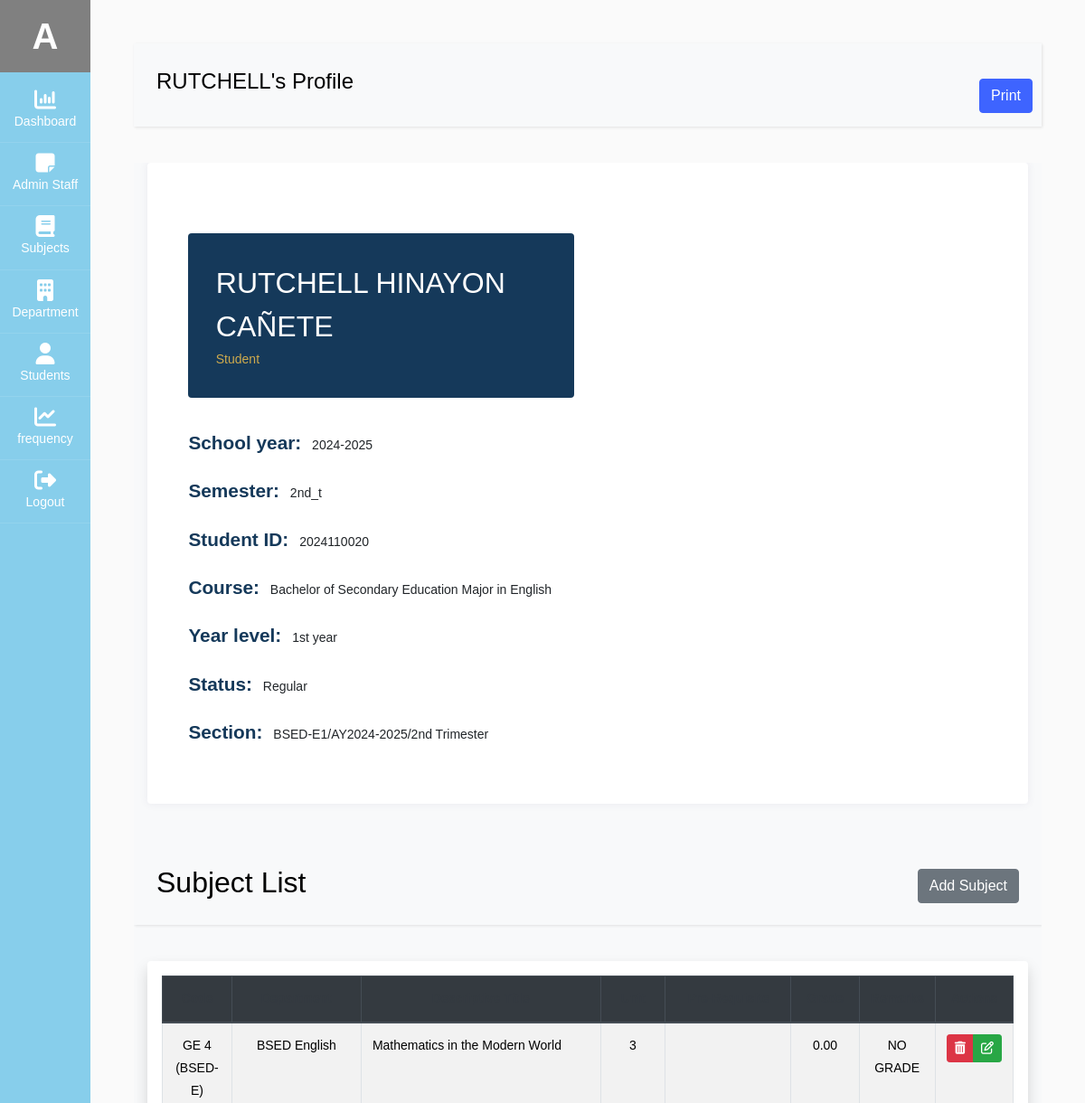
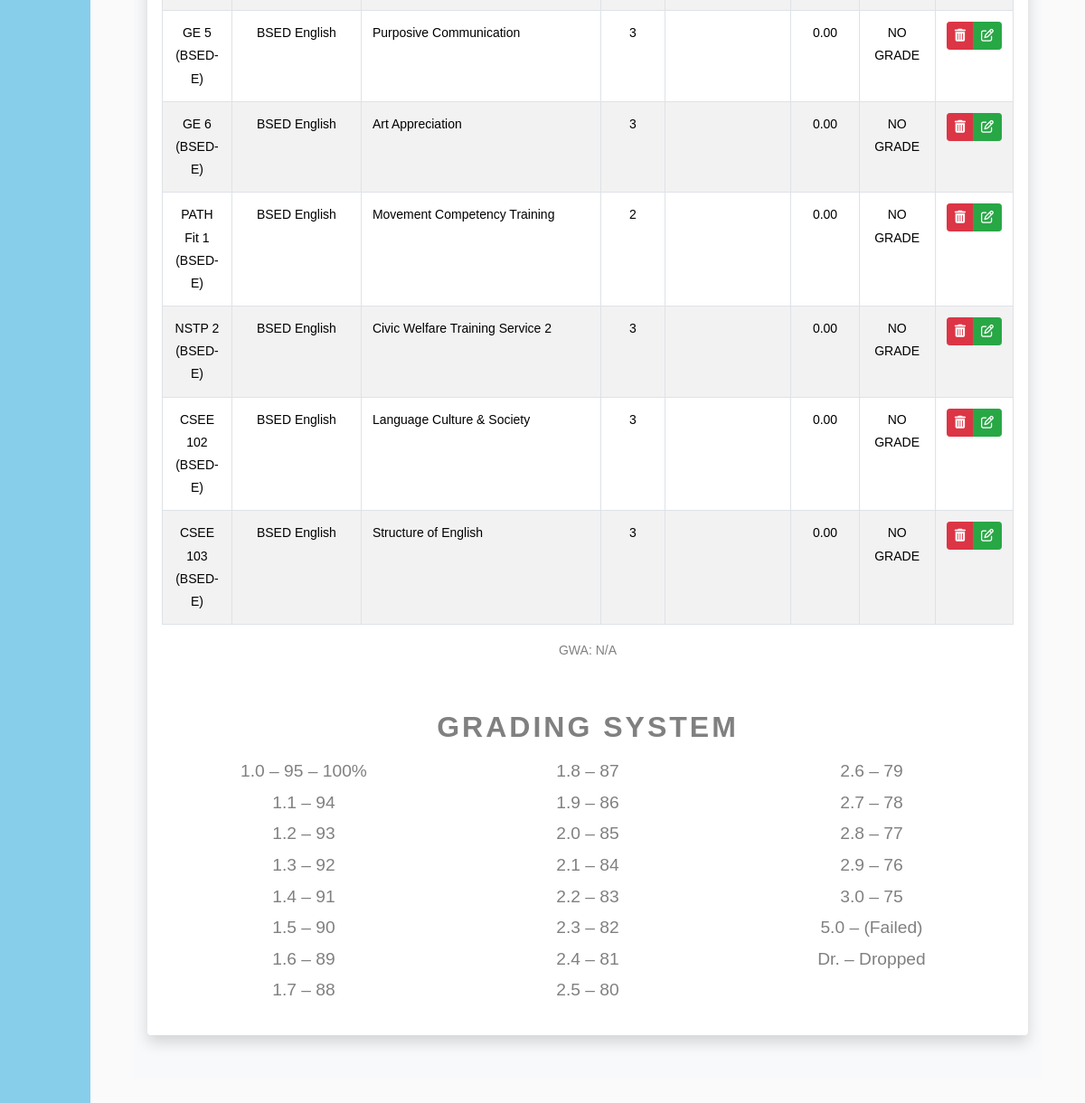
The page /admin/view_student_info.php?stud_id=2024110020 (signed in) on the database its author committed (2 pictures, top to bottom).
### tables this page shows
CREATE TABLE `user` (
  `admin_id` int(11) NOT NULL,
  `fname` varchar(60) NOT NULL,
  `mname` varchar(60) DEFAULT NULL,
  `lname` varchar(60) NOT NULL,
  `email` varchar(100) NOT NULL,
  `username` varchar(100) NOT NULL,
  `password` varchar(100) NOT NULL,
  `type` varchar(20) NOT NULL,
  `profile_img` varchar(255) DEFAULT NULL,
  `status` int(11) NOT NULL DEFAULT 1
);

CREATE TABLE `student` (
  `stud_id` int(11) NOT NULL,
  `stud_course` text NOT NULL,
  `stud_fname` varchar(60) NOT NULL,
  `stud_mname` varchar(60) DEFAULT NULL,
  `stud_lname` varchar(60) NOT NULL,
  `stud_phone` varchar(60) NOT NULL,
  `stud_bday` date NOT NULL,
  `stud_address` varchar(60) NOT NULL,
  `stud_gender` varchar(60) NOT NULL,
  `stud_year_level` varchar(60) NOT NULL,
  `stud_section` varchar(60) NOT NULL,
  `stud_sem` varchar(60) NOT NULL,
  `stud_academic_status` varchar(60) NOT NULL,
  `stud_school_year` varchar(255) NOT NULL,
  `stud_status` int(11) NOT NULL DEFAULT 1
);

CREATE TABLE `student_subject` (
  `ss_id` int(11) NOT NULL,
  `ss_stud_id` int(11) NOT NULL,
  `ss_subject_id` int(11) NOT NULL,
  `ss_final_grade` decimal(10,2) NOT NULL
);

CREATE TABLE `subject` (
  `subject_id` int(11) NOT NULL,
  `sub_dept_id` int(11) NOT NULL,
  `course_code` varchar(60) NOT NULL,
  `descriptive_title` text NOT NULL,
  `units` int(11) NOT NULL,
  `pre_requisite` varchar(60) NOT NULL,
  `for_year_level` varchar(60) NOT NULL
);

CREATE TABLE `department` (
  `dept_id` int(11) NOT NULL,
  `dept_name` varchar(60) NOT NULL,
  `dept_description` varchar(500) DEFAULT NULL,
  `dept_status` varchar(60) NOT NULL DEFAULT '1'
);

### db/db.php (called while the page is built, shortened)
<?php
class db_connect
{
    public $host = db_host;
    public $user = db_user;
    public $pass = db_pass;
    public $name = db_name;
    public function connect()
    {
        try {
            $this->conn = new mysqli($this->host, $this->user, $this->pass, $this->name);
        } catch (\Throwable $th) {
            header("Location:setup.php");
        }
    }
}

### db/class.php (called while the page is built, shortened)
<?php
include('db.php');
class global_class extends db_connect
{
    public function get_student_info($stud_id)
    {
        $query = $this->conn->prepare("SELECT * FROM `student` where stud_status='1' and stud_id='$stud_id'");
        if ($query->execute()) {
            $result = $query->get_result();
            return $result;
        }
    }
    public function get_user_info($admin_id)
    {
        $query = $this->conn->prepare("SELECT * FROM `user` where status='1' AND admin_id =$admin_id");
        if ($query->execute()) {
            $result = $query->get_result();
            return $result;
        }
    }
    public function getAllSubjectsForSpecificStudent($stud_id)
    {
        $queryStr = "
            SELECT * FROM student_subject AS ss
            LEFT JOIN subject AS s ON ss.ss_subject_id = s.subject_id
            LEFT JOIN student AS stud ON stud.stud_id = ss.ss_stud_id
            LEFT JOIN department AS dept ON dept.dept_id = s.sub_dept_id
            WHERE stud.stud_id = $stud_id
        ";
        $result = $this->conn->query($queryStr);
        if ($result) {
            return $result;
        } else {
            return false;
        }
    }
}

### admin/view_student_info.php (the view, shortened to what this page needs)
<?php
include('../components/admin-header.php');
$stud_id=$_GET['stud_id'];
 $get_student_info = $admin_db->get_student_info($stud_id);
  $student = $get_student_info->fetch_array();
  $fullname = $student['stud_fname'] . ' ' . $student['stud_mname'] . ' ' . $student['stud_lname'];
  $stud_course=$student['stud_course'];
  $stud_year_level=$student['stud_year_level'];
  $stud_sy=$student['stud_school_year'];
  $stud_sem=$student['stud_sem'];
  $stud_academic_status=$student['stud_academic_status'];
  $stud_section=$student['stud_section'];
?>
<link rel="stylesheet" href="../css/view_student_info.css">
<link rel="stylesheet" href="../css/grading_layout.css">
<link href="../node_modules/select2/dist/css/select2.min.css" rel="stylesheet" />
<div id="content" class="p-4 p-md-5">
<nav class="navbar navbar-expand-lg navbar-light bg-light" >
  <div class="container-fluid" >
    <h4><?=ucfirst($student['stud_fname']);?>'s Profile</h4>
  </div>
                            <div class="text-center mt-4">
                                <button class="btn btn-primary print-hidden" onclick="printContent()">Print</button>
                            </div>
</nav>
    <section class="bg-light">
        <div class="container resume-container" >
            <div class="row" >
                <div class="col-lg-12 mb-4 mb-sm-5" >
                    <div class="card card-style1 border-0" >
                        <div class="card-body p-1-9 p-sm-2-3 p-md-6 p-lg-7"  >
                            <div class="container mt-5" id="print-section" >
                                <div class="row align-items-center">
                                    <div class="col-lg-6 px-xl-10">
                                        <div class="bg-secondary d-lg-inline-block py-1-9 px-1-9 px-sm-6 mb-1-9 rounded group1">
                                            <h3 class="h2 text-white mb-0 fullname"><?= ucfirst($fullname) ?></h3>
                                            <span class="text-primary occupation">Student</span>
                                        </div>
                                        <ul class="list-unstyled mb-1-9">
                                            <li class="mb-2 mb-xl-3 display-28"><span class="display-26 text-secondary me-2 font-weight-600">School year:</span> <?= ucfirst($stud_sy) ?></li>
                                            <li class="mb-2 mb-xl-3 display-28"><span class="display-26 text-secondary me-2 font-weight-600">Semester:</span> <?=$stud_sem?></li>
                                            <li class="mb-2 mb-xl-3 display-28"><span class="display-26 text-secondary me-2 font-weight-600">Student ID:</span> <?= $stud_id ?></li>
                                            <li class="mb-2 mb-xl-3 display-28"><span class="display-26 text-secondary me-2 font-weight-600">Course:</span> <?=$stud_course?></li>
                                            <li class="mb-2 mb-xl-3 display-28"><span class="display-26 text-secondary me-2 font-weight-600">Year level:</span> <?=$stud_year_level?></li>
                                            <li class="mb-2 mb-xl-3 display-28"><span class="display-26 text-secondary me-2 font-weight-600">Status:</span> <?=$stud_academic_status?></li>
                                            <li class="mb-2 mb-xl-3 display-28"><span class="display-26 text-secondary me-2 font-weight-600">Section:</span> <?=$stud_section?></li>
                                        </ul>
                                    </div>
                                </div>
                            </div>
                        </div>
                    </div>
                </div>
            </div>
        </div>
    </section>
<section class="bg-light">
    <div class="container">
        <div class="row">
        <nav class="navbar navbar-expand-lg navbar-light bg-light" >
            <div class="container-fluid " >
              <h2> Subject List</h2>
              <button type="button" class="togglerAddSubjectForStudent btn btn-secondary" data-toggle="modal" data-target=".add-StudentSubject-modal" data-stud_id="<?=$stud_id?>">Add Subject</button>
            </div>
        </nav>
            <div class="container" id="listGrade">
            <div class="table-responsive shadow p-3 mb-5 bg-white rounded">
    <table id="myTable" class="table table-striped table-bordered table-hover">
        <thead class="thead-dark ">
            <tr>
                <th class="col-md-1 text-center text-dark">Code</th>
                <th class="col-md-2 text-center text-dark">Department</th>
                <th class="col-md-4 text-center text-dark">Descriptive Title</th>
                <th class="col-md-1 text-center text-dark">Unit</th>
                <th class="col-md-2 text-center text-dark">Pre-Requisite</th>
                <th class="col-md-1 text-center text-dark">Grade</th>
                <th class="col-md-1 text-center text-dark">Remarks</th>
                <th class="col-md-2 text-center text-dark">Actions</th>
            </tr>
        </thead>
        <tbody>
            <?php
            $get_subject = $admin_db->getAllSubjectsForSpecificStudent($stud_id);
            $total_weighted_grade = 0;
            $total_units = 0;
            while ($subject = $get_subject->fetch_array()):
                if($subject['ss_final_grade']<=0){
                    $grade="NO GRADE";
                }else if($subject['ss_final_grade']>0 && $subject['ss_final_grade'] <= 3 ){
                    $grade="PASSED";
                }else if($subject['ss_final_grade']>0 && $subject['ss_final_grade'] >3 ){
                    $grade="FAILED";
                }
            ?>
            <tr>
                <td class="text-center"><?=$subject['course_code']; ?></td>
                <td class="text-center"><?=$subject['dept_name']; ?></td>
                <td><?=$subject['descriptive_title']; ?></td>
                <td class="text-center"><?=$subject['units']; ?></td>
                <td class="text-center"><?=$subject['pre_requisite']; ?></td>
                <td class="text-center"><?=$subject['ss_final_grade']; ?></td>
                <td class="text-center"><?=$grade?></td>
                <td class="text-center">
                    <div class="btn-group" role="group" aria-label="Actions">
                        <button type="button" class="btn btn-danger btn-sm TogglerDeleteStudentSubject"
                            data-ss_id="<?=$subject['ss_id']?>"
                            data-student_id="<?=$stud_id?>"
                            data-subject_id="<?=$subject['subject_id']?>"
                            data-code="<?=$subject['course_code']?>">
                            <i class="fa fa-trash"></i>
                        </button>
                        <button type="button" class="btn btn-success btn-sm TogglerSubgrade"
                            data-toggle="modal" data-target=".add-Subgrade-modal"
                            data-stud_id="<?=$stud_id?>"
                            data-ss_id="<?=$subject['ss_id']?>"
                            data-code="<?=$subject['course_code']?>"
                            data-ss_final_grade="<?=$subject['ss_final_grade']?>">
                            <i class="fa fa-edit"></i>
                        </button>
                    </div>
                </td>
            </tr>
            <?php endwhile; ?>
        </tbody>
    </table>
    <div class="d-flex justify-content-center">
        <span class="text-center">GWA:
        <?php
            if ($total_units > 0) {
                $gwa = $total_weighted_grade / $total_units;
                echo number_format($gwa, 2);
            } else {
                echo "N/A";
            }
        ?>
        </span>
    </div>
    <div class="container text-center mt-5">
        <h2 class="grading-system-title" style='color:gray;'>GRADING SYSTEM</h2>
        <div class="row">
            <div class="col-md-4 grading-section">
                <ul class="grading-list">
                    <li>1.0 – 95 – 100%</li>
                    <li>1.1 – 94</li>
                    <li>1.2 – 93</li>
                    <li>1.3 – 92</li>
                    <li>1.4 – 91</li>
                    <li>1.5 – 90</li>
                    <li>1.6 – 89</li>
                    <li>1.7 – 88</li>
                </ul>
            </div>
            <div class="col-md-4 grading-section">
                <ul class="grading-list">
                    <li>1.8 – 87</li>
                    <li>1.9 – 86</li>
                    <li>2.0 – 85</li>
                    <li>2.1 – 84</li>
                    <li>2.2 – 83</li>
                    <li>2.3 – 82</li>
                    <li>2.4 – 81</li>
                    <li>2.5 – 80</li>
                </ul>
            </div>
            <div class="col-md-4 grading-section">
                <ul class="grading-list">
                    <li>2.6 – 79</li>
                    <li>2.7 – 78</li>
                    <li>2.8 – 77</li>
                    <li>2.9 – 76</li>
                    <li>3.0 – 75</li>
                    <li>5.0 – (Failed)</li>
                    <li>Dr. – Dropped</li>
                </ul>
            </div>
        </div>
    </div>
</div>
            </div>
        </div>
    </div>
</section>
                </div>

### components/admin-header.php (shortened to what this page needs)
<?php
include('../db/class.php');
$admin_db = new global_class();
$admin_restrictions="";
if (isset($_SESSION['admin_id'])) {
    $admin_id = $_SESSION['admin_id'];
    $getUserDetails = $admin_db->get_user_info($admin_id);
    $user = $getUserDetails->fetch_array();
    $admin_id =$user['admin_id'];
    $username=$user['username'];
}
?>
<!doctype html>
<html lang="en">
  <head>
		<link rel="stylesheet" href="../node_modules/font-awesome/css/font-awesome.min.css">
    <link rel="stylesheet" href="../node_modules/alertifyjs/build/css/alertify.min.css"/>
    <link rel="stylesheet" href="../node_modules/alertifyjs//build/css/themes/default.min.css"/>
    <link rel="stylesheet" href="../node_modules/bootstrap/dist/css/bootstrap.min.css"/>
    <link rel="stylesheet" href="../css/dataTables.bootstrap5.css">
		<link rel="stylesheet" href="../css/admin.css">
  </head>
  <body>
		<div class="wrapper d-flex align-items-stretch" >
			<nav id="sidebar" class="active" >
				<h1><a href="profile.php?profile_id=<?=$admin_id?>" class="logo" style="background-color:gray;"><?=ucfirst($username[0])?></a></h1>
        <ul class="list-unstyled components mb-5">
          <li class="active">
            <a href="dashboard.php"><span class="fa fa-bar-chart"></span> Dashboard</a>
          </li>
          <li <?=$admin_restrictions?>>
            <a href="user.php"><span class="fa fa-sticky-note"></span>Admin Staff</a>
          </li>
          <li <?=$admin_restrictions?>>
            <a href="subject.php"><span class="fa fa-book"></span> Subjects</a>
          </li>
          <li <?=$admin_restrictions?>>
            <a href="department.php"><span class="fa fa-building"></span> Department</a>
          </li>
          <li>
              <a href="student.php"><span class="fa fa-user"></span> Students</a>
          </li>
          <li>
              <a href="frequency.php"><span class="fa fa-line-chart"></span> frequency</a>
          </li>
          <li>
            <a href="Logout.php"><span class="fa fa-sign-out"></span> Logout</a>
          </li>
        </ul>
    	</nav>
  </body>
</html>

### css/view_student_info.css (style rules this page uses)
.card-style1 { box-shadow: 0px 0px 10px 0px rgb(89 75 128 / 9%); }
.border-0 { border: 0!important; }
.card { position: relative; display: flex; flex-direction: column; min-width: 0; word-wrap: break-word; background-color: #fff; background-clip: border-box; border: 1px solid rgba(0,0,0,.125); border-radius: 0.25rem; }
section { overflow: hidden; background: #fff; }
.text-primary { color: #ceaa4d !important; }
.text-secondary { color: #15395A !important; }
.font-weight-600 { font-weight: 600; }
.display-26 { font-size: 1.3rem; }
@media screen and (min-width: 992px) { .p-lg-7 { padding: 4rem; } }
@media screen and (min-width: 768px) { .p-md-6 { padding: 3.5rem; } }
@media screen and (min-width: 576px) { .p-sm-2-3 { padding: 2.3rem; } }
.p-1-9 { padding: 1.9rem; }
.bg-secondary { background: #15395A !important; }
@media screen and (min-width: 576px) { .pe-sm-6, .px-sm-6 { padding-right: 3.5rem; } }
@media screen and (min-width: 576px) { .ps-sm-6, .px-sm-6 { padding-left: 3.5rem; } }
.pe-1-9, .px-1-9 { padding-right: 1.9rem; }
.ps-1-9, .px-1-9 { padding-left: 1.9rem; }
.pb-1-9, .py-1-9 { padding-bottom: 1.9rem; }
.pt-1-9, .py-1-9 { padding-top: 1.9rem; }
.mb-1-9, .my-1-9 { margin-bottom: 1.9rem; }
@media (min-width: 992px) { .d-lg-inline-block { display: inline-block!important; } }
.rounded { border-radius: 0.25rem!important; }

### css/grading_layout.css (style rules this page uses)
.grading-system-title { font-weight: bold; letter-spacing: 3px; }
.grading-list { list-style: none; padding-left: 0; }
.grading-list li { font-size: 1.2rem; }
.grading-section { margin: 0 auto; }

### rows shown on the page
user: username "A"
student: stud_fname "RUTCHELL", fullname "RUTCHELL HINAYON CAÑETE", stud_school_year "2024-2025", stud_sem "2nd_t", stud_course "Bachelor of Secondary Education Major in English", stud_year_level "1st year", stud_academic_status "Regular", stud_section "BSED-E1/AY2024-2025/2nd Trimester"
student_subject: subject.course_code "GE 4 (BSED-E)", department.dept_name "BSED English", subject.descriptive_title "Mathematics in the Modern World", subject.units "3", ss_final_grade "0.00", ss_final_grade "NO GRADE"
student_subject: subject.course_code "GE 5 (BSED-E)", department.dept_name "BSED English", subject.descriptive_title "Purposive Communication", subject.units "3", ss_final_grade "0.00", ss_final_grade "NO GRADE"
student_subject: subject.course_code "GE 6 (BSED-E)", department.dept_name "BSED English", subject.descriptive_title "Art Appreciation", subject.units "3", ss_final_grade "0.00", ss_final_grade "NO GRADE"
student_subject: subject.course_code "PATH Fit 1 (BSED-E)", department.dept_name "BSED English", subject.descriptive_title "Movement Competency Training", subject.units "2", ss_final_grade "0.00", ss_final_grade "NO GRADE"
student_subject: subject.course_code "NSTP 2 (BSED-E)", department.dept_name "BSED English", subject.descriptive_title "Civic Welfare Training Service 2", subject.units "3", ss_final_grade "0.00", ss_final_grade "NO GRADE"
student_subject: subject.course_code "CSEE 102 (BSED-E)", department.dept_name "BSED English", subject.descriptive_title "Language Culture & Society", subject.units "3", ss_final_grade "0.00", ss_final_grade "NO GRADE"
student_subject: subject.course_code "CSEE 103 (BSED-E)", department.dept_name "BSED English", subject.descriptive_title "Structure of English", subject.units "3", ss_final_grade "0.00", ss_final_grade "NO GRADE"

### other values the page prints
$stud_id "2024110020"
